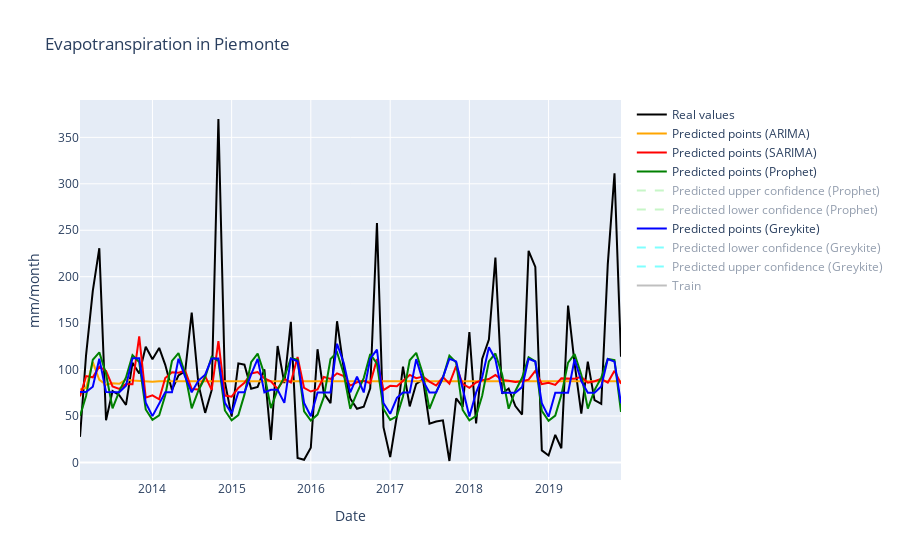
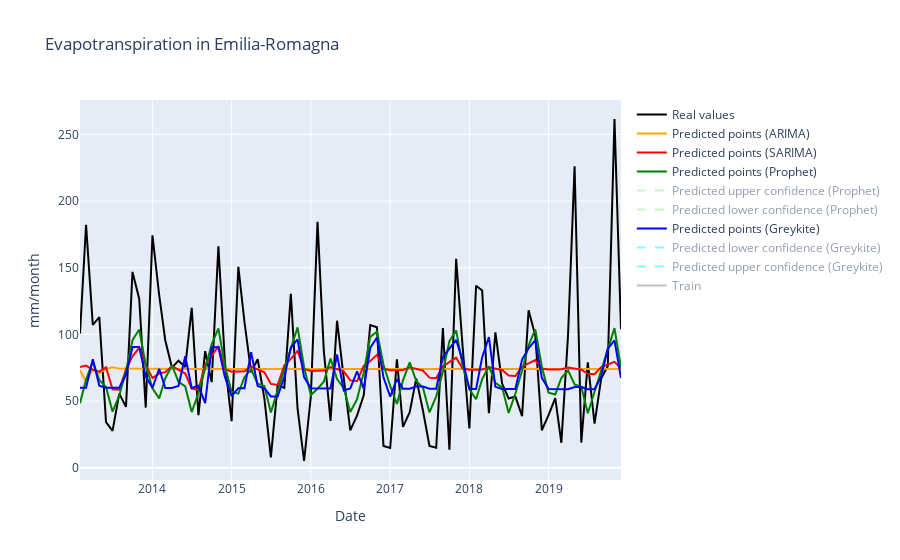
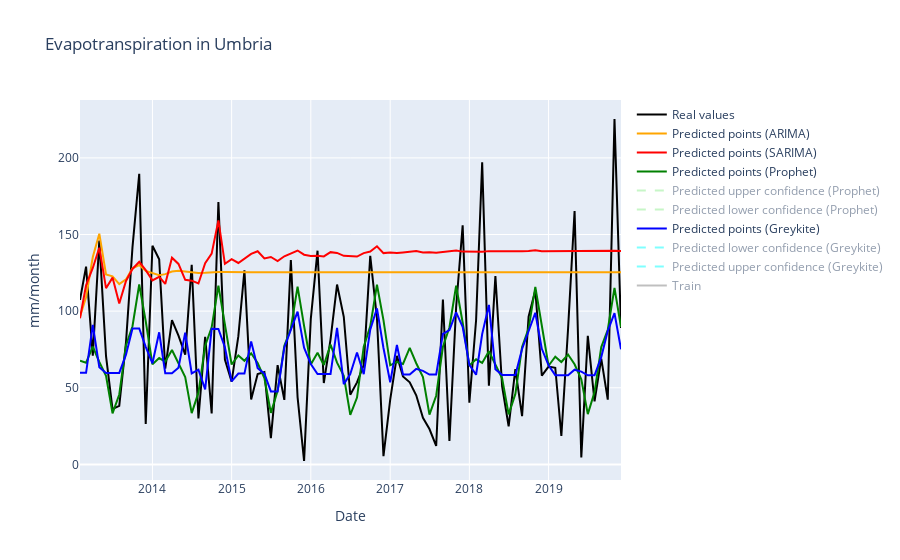
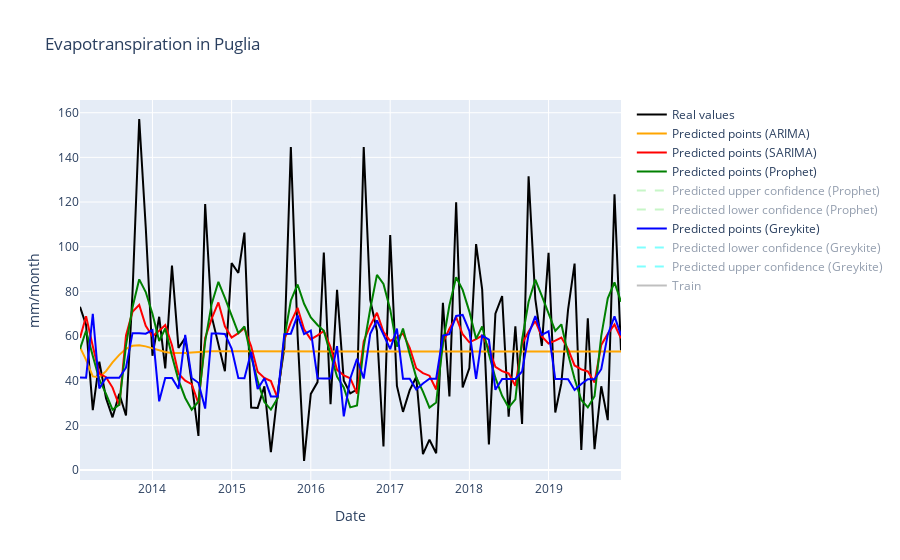

The cell these charts' notebook holds for them, in order:
### Markdown cell above
### Precipitation

### Code cell
errors_pt = pd.DataFrame(columns=["region","error_ARIMA", "error_SARIMA", "error_Prophet", "error_Greykite"])

for region in regions:
    temp = model_estimation(tp, region, True, True, True, True) 
    errors_pt = errors_pt.append(temp)
